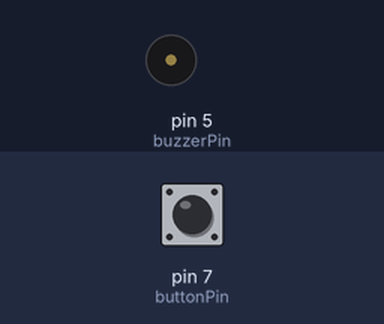
A sketch run on a simulated Arduino Uno, built with avr-gcc and run on an emulated ATmega328P. Shown: buzzer (waves = sounding). Inputs (shaded band) come from the test bench; at power-on: pin 7 (buttonPin) HIGH.

Above: at 1.2 s.
1.3 s: pin 7 (buttonPin) pulled LOW for 0.15 s
At 1.37 s:
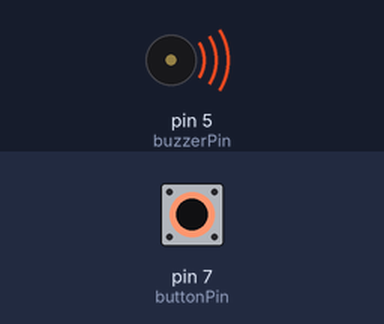
2.9 s: pin 7 (buttonPin) pulled LOW for 3.2 s
At 6.7 s:
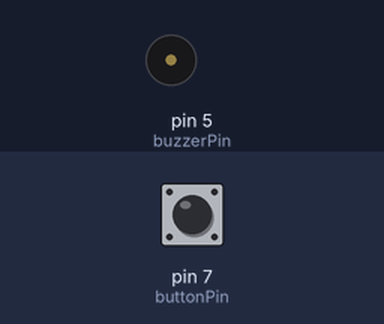
Timing chart, 0 to 8.2 s (numbered marks = the images above; inputs shaded):
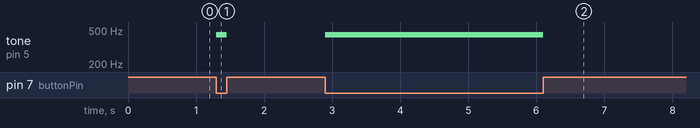

Measured:
- after the input at 1.3 s, tone on pin 5 (buzzerPin): silent → 440 Hz at once, → silent 0.15 s later
- after the input at 2.9 s, tone on pin 5 (buzzerPin): silent → 440 Hz at once, → silent 3.2 s later

The sketch:

BUZZER.ino
```cpp
// Definição dos pinos
const int buzzerPin = 5;  // Pino do buzzer
const int buttonPin = 7;   // Pino do botão

// Frequência da nota
int nota = 440; // Lá (A)

void setup() {
  pinMode(buzzerPin, OUTPUT);
  pinMode(buttonPin, INPUT_PULLUP); // Usar pull-up interno
}

void loop() {
  // Verifica se o botão está pressionado
  if (digitalRead(buttonPin) == LOW) {
    tone(buzzerPin, nota); // Toca a nota
  } else {
    noTone(buzzerPin); // Para o som se o botão não estiver pressionado
  }
}
```
